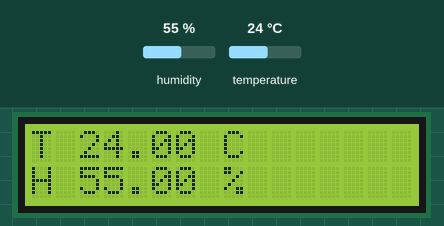
This sketch was run on a simulated Arduino Uno, built with avr-gcc and run on an emulated ATmega328P. On the bench: 16×2 character LCD. Inputs (shaded band) come from the test bench; at power-on: humidity 55 %, temperature 24 °C.

Above: at 1.7 s.
1.8 s: humidity set to 22 %
At 5.5 s:
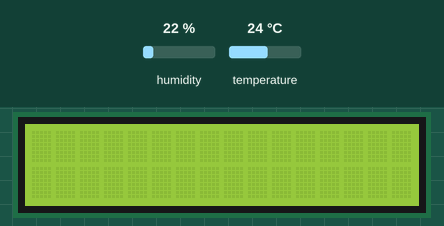
8.1 s: temperature set to 12 °C
At 10.9 s:
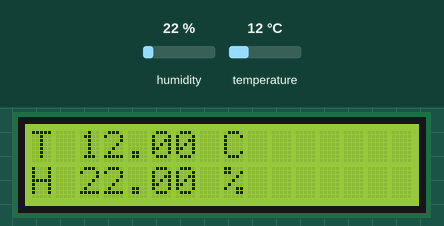
12.1 s: humidity set to 40 %
At 13.6 s:
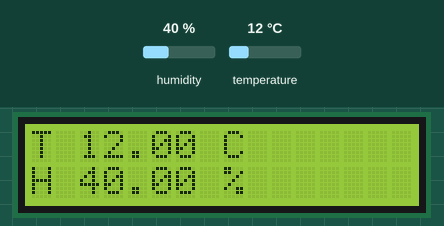
16.1 s: temperature set to 19 °C
At 17.0 s:
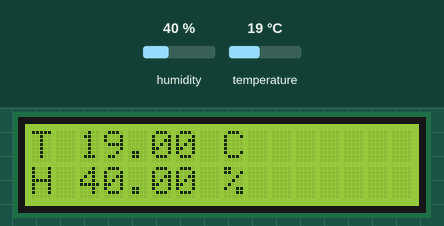
Timing chart, 0 to 19.1 s (numbered marks = the images above; inputs shaded):
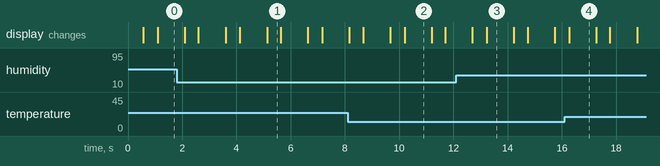

The sketch:

lcd1602.ino
```cpp
#include <LiquidCrystal.h>
#include <DHT.h>

const int rs = 12, en = 11, d4 = 5, d5 = 4, d6 = 3, d7 = 2;
LiquidCrystal lcd(rs, en, d4, d5, d6, d7);

DHT dht(7, DHT11);

void setup() {
  lcd.begin(16, 2);
  dht.begin();
  delay(500);
}

void loop() {
  lcd.noDisplay();
  delay(500);
  lcd.display();
  lcd.clear();
  lcd.setCursor(0, 0);
  lcd.print("T ");
  const float temperature = dht.readTemperature();
  lcd.print(temperature);
  lcd.print(" C");
  lcd.setCursor(0, 1);
  lcd.print("H ");
  const float humidity = dht.readHumidity();
  lcd.print(humidity);
  lcd.print(" %");
  delay(1000);
}
```

Measured:
- after the input at 1.8 s, the display: first differs from a run without the input after 2.3 s (image 1 shows a later state)
- after the input at 8.1 s, the display: first differs from a run without the input after 2.1 s (image 2)
- after the input at 12.1 s, the display: first differs from a run without the input after 1.1 s (image 3)
- after the input at 16.1 s, the display: changes after 0.17 s (image 4)
- what the display in image 1 shows lasts 0.5 s, from 5.1 s to 5.6 s
- what the display in image 2 shows lasts 1.0 s, from 10.2 s to 11.2 s
